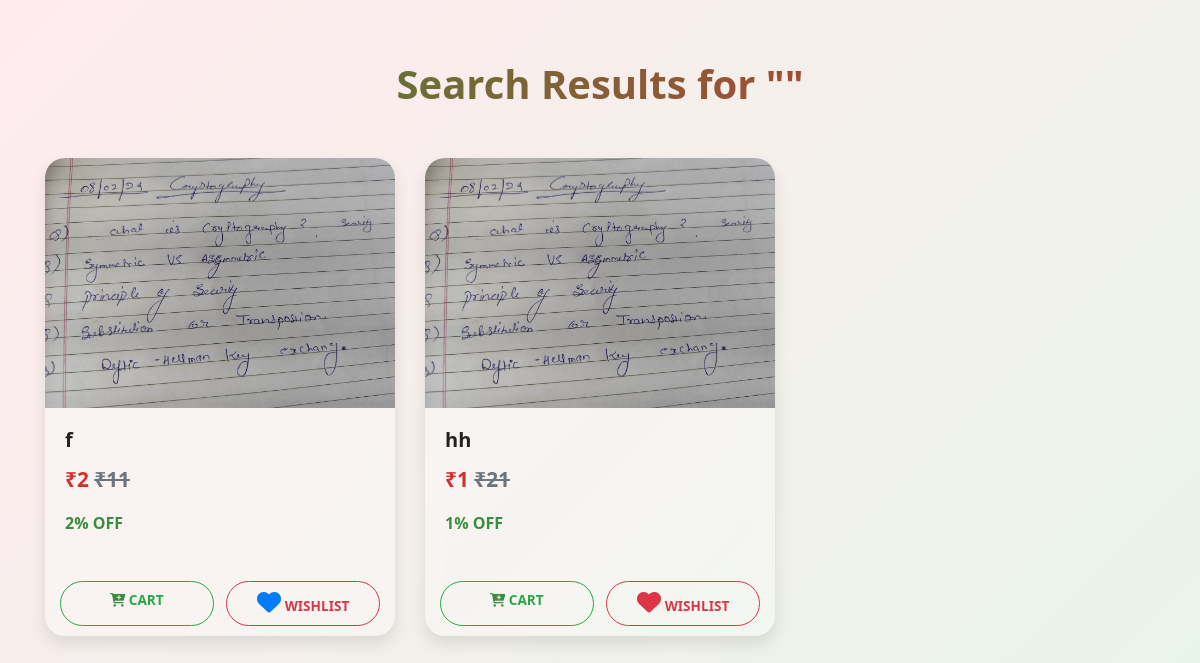
The app's page /search/ with its own data.
### superadmin/models.py (models this page shows)
class Product(models.Model):
    pname = models.CharField(max_length=255)
    pprice = models.IntegerField()
    psellprice = models.IntegerField()
    pdiscount = models.IntegerField()
    pimage= models.ImageField(upload_to='product', default = '', blank=True)
    category = models.ForeignKey('category',on_delete=models.CASCADE,default=1)
    description= models.TextField()

class Fruit(models.Model):
    fname = models.CharField(max_length=255)
    fprice = models.IntegerField()
    fsellprice = models.IntegerField()
    fdiscount = models.IntegerField()
    fimage= models.ImageField(upload_to='product', default = '', blank=True)
    menus = models.ForeignKey('menus',on_delete=models.CASCADE,default=1)
    fdescription= models.TextField()

### web/views.py (the view)
# urls.py: path('search/', views.search_products, name='search_products'),
def search_products(request):
    query = request.GET.get('query', '').strip()
    products = Product.objects.filter(pname__icontains=query)
    fruits = Fruit.objects.filter(fname__icontains=query)
    context = {
        'query': query,
        'products': products,
        'fruits': fruits,
    }
    return render(request, 'web_html/search_results.html', context)

### web/templates/web_html/search_results.html (shortened to what this page needs)
<!DOCTYPE html>
{% load static %}
<html lang="en">
<head>
  <link href="https://stackpath.bootstrapcdn.com/bootstrap/4.5.2/css/bootstrap.min.css" rel="stylesheet">
  <link href="https://cdnjs.cloudflare.com/ajax/libs/font-awesome/6.0.0-beta3/css/all.min.css" rel="stylesheet">
</head>
<body>
  <div class="container search-results-container">
    <div class="search-header">
      <h3>Search Results for ""</h3>
    </div>
    {% if products or fruits %}
    <div class="row">
      {% for product in products %}
      <div class="col-md-4 mb-4">
        <div class="card product-card h-100">
          <img src="{{ product.pimage.url }}" class="card-img-top product-img" alt="{{ product.pname }}">
          <div class="card-body">
            <h5 class="card-title">{{ product.pname }}</h5>
            <p class="price">₹{{ product.psellprice }} <del class="text-muted">₹{{ product.pprice }}</del></p>
            <p class="discount">{{ product.pdiscount }}% OFF</p>
          </div>
          <div class="card-footer d-flex justify-content-between">
            <a href="{% url 'add_to_cart' item_type='product' id=product.id %}" class="btn btn-sm btn-outline-success btn-custom">
              <i class="fa fa-cart-plus icon-cart"></i> Cart
            </a>
            <a href="{% url 'add_to_wishlist' product.id %}?type=product" class="btn btn-sm btn-outline-danger btn-custom">
              <i class="fas fa-heart text-primary icon-heart"></i> Wishlist
            </a>
          </div>
        </div>
      </div>
      {% endfor %}
      {% for fruit in fruits %}
      <div class="col-md-4 mb-4">
        <div class="card product-card h-100">
          <img src="{{ fruit.fimage.url }}" class="card-img-top product-img" alt="{{ fruit.fname }}">
          <div class="card-body">
            <h5 class="card-title">{{ fruit.fname }}</h5>
            <p class="price">₹{{ fruit.fsellprice }} <del class="text-muted">₹{{ fruit.fprice }}</del></p>
            <p class="discount">{{ fruit.fdiscount }}% OFF</p>
          </div>
          <div class="card-footer d-flex justify-content-between">
            <a href="{% url 'add_to_cart' item_type='fruit' id=fruit.id %}" class="btn btn-sm btn-outline-success btn-custom">
              <i class="fa fa-cart-plus icon-cart"></i> Cart
            </a>
            <a href="{% url 'add_to_wishlist' fruit.id %}?type=fruit" class="btn btn-sm btn-outline-danger btn-custom">
              <i class="fas fa-heart text-danger icon-heart"></i> Wishlist
            </a>
          </div>
        </div>
      </div>
      {% endfor %}
    </div>
    {% else %}
    <div class="no-results">
      <i class="fas fa-search"></i>
      <p>No products or fruits found matching your search.</p>
    </div>
    {% endif %}
  </div>
</body>
</html>

### web/templates/web_html/search_results.html (style rules this page uses)
body { font-family: 'Segoe UI', Tahoma, Geneva, Verdana, sans-serif; background: linear-gradient(135deg, #ffebee, #e8f5e9); min-height: 100vh; overflow-x: hidden; }
.search-results-container { padding: 60px 15px; }
.search-header { text-align: center; margin-bottom: 50px; }
.search-header h3 { font-size: 2.5rem; font-weight: bold; background: linear-gradient(to right, #388e3c, #d32f2f); color: transparent; background-clip: text; }
.product-card { border: none; border-radius: 20px; backdrop-filter: blur(10px); background: rgba(255, 255, 255, 0.3); box-shadow: 0 8px 16px rgba(0,0,0,0.1); transition: all 0.3s ease-in-out; }
.product-img { height: 250px; object-fit: cover; border-top-left-radius: 20px; border-top-right-radius: 20px; }
.card-body h5 { font-weight: 700; color: #222; }
.price { font-size: 1.3rem; color: #d32f2f; font-weight: bold; }
.discount { color: #388e3c; font-weight: 600; font-size: 1rem; }
.icon-heart { font-size: 1.5rem; }
.icon-cart { color: #388e3c; }
.btn-custom { width: 48%; padding: 8px 0; font-weight: bold; text-transform: uppercase; font-size: 0.85rem; border-radius: 30px; }
.card-footer { background-color: transparent; border-top: none; padding: 10px 15px; }

### records on screen
Product: pimage (picture), pname "f", psellprice "2", pprice "11", pdiscount "2"
Fruit: fimage (picture), fname "hh", fsellprice "1", fprice "21", fdiscount "1"
